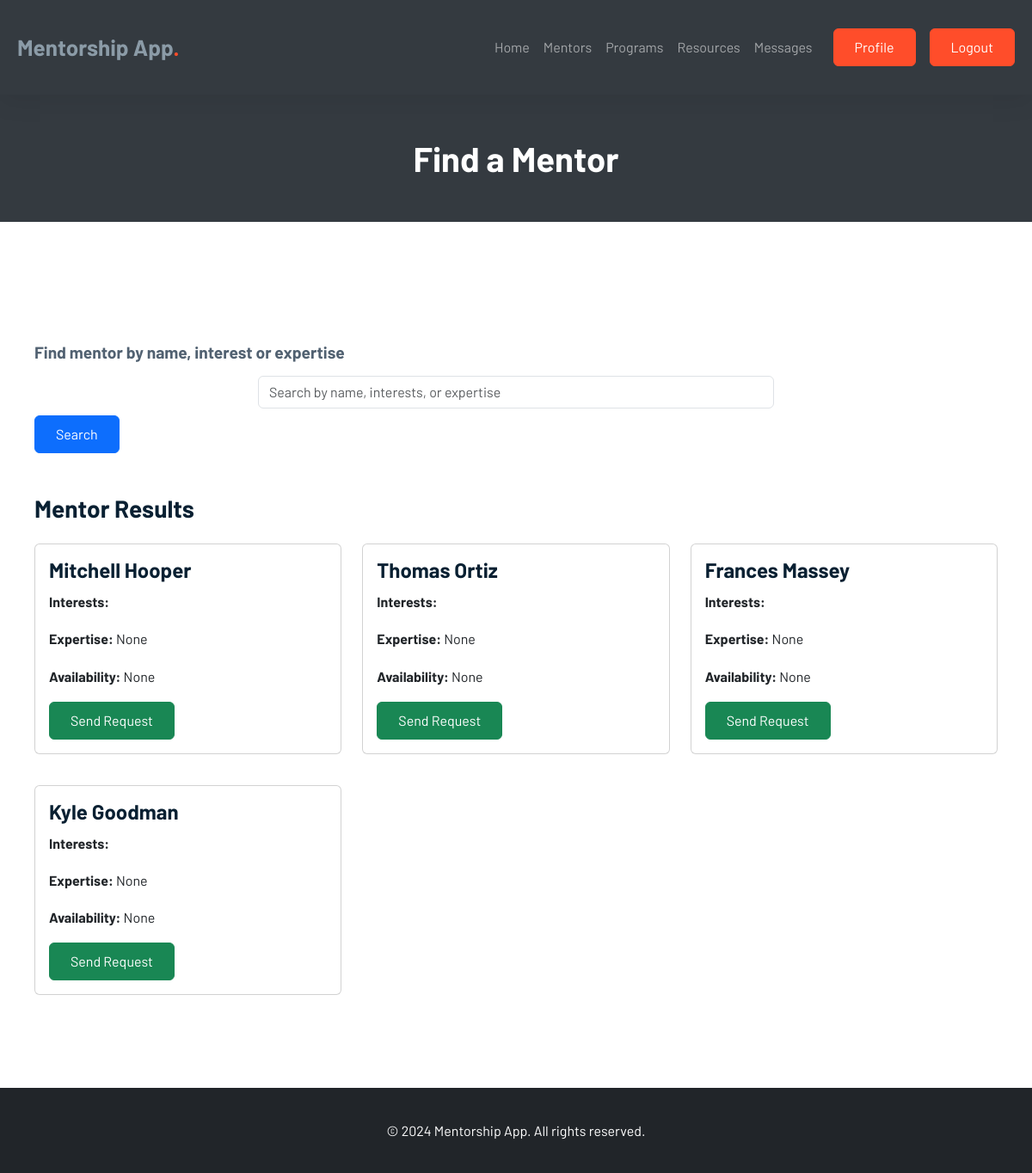
/mentees/find_mentor/, run on an earlier commit of the app's database.
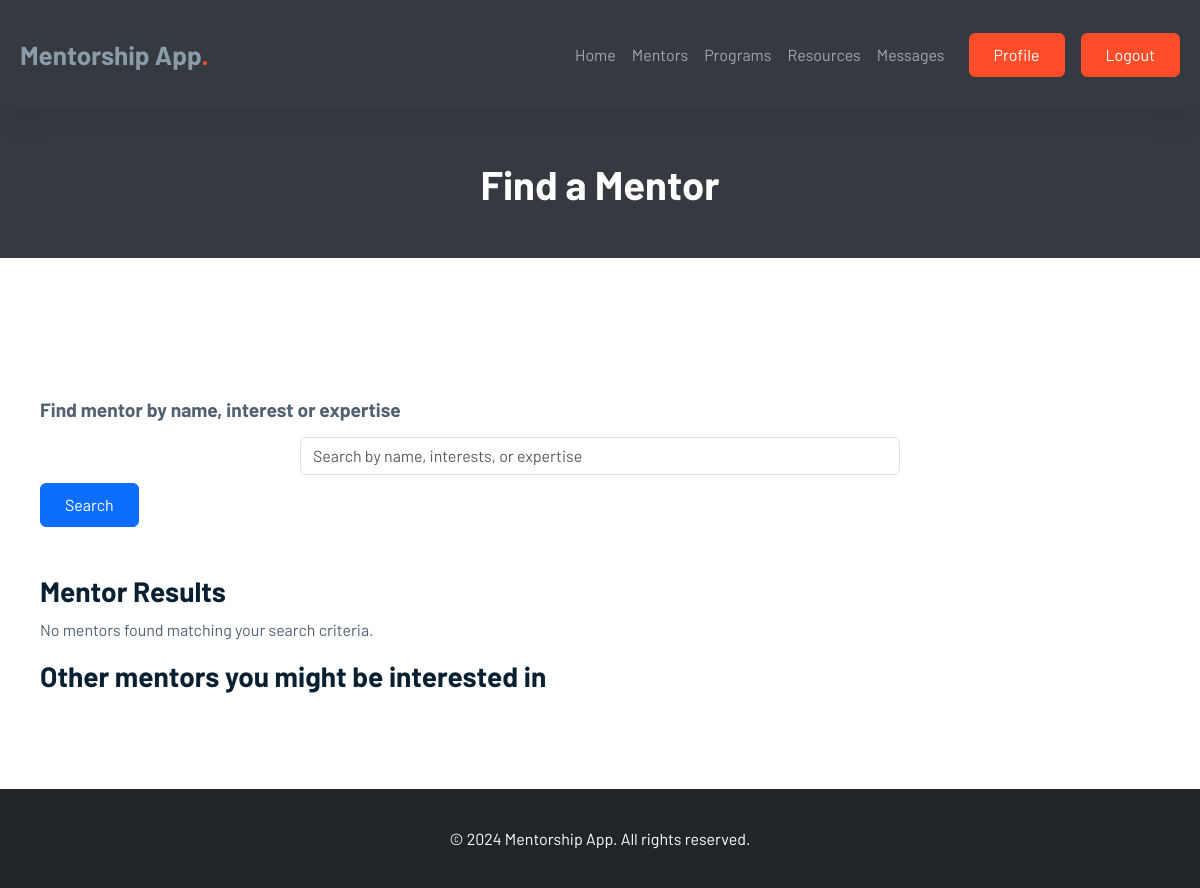
And on a later commit of the database.
### admin_mentor_app/models.py (models this page shows, shortened)
class User(AbstractBaseUser, PermissionsMixin):
    first_name = models.CharField(max_length=100)
    last_name = models.CharField(max_length=100)
    email = models.EmailField(unique=True)
    gender = models.CharField(max_length=10)
    nationality = models.CharField(max_length=50)
    dob = models.DateField(null=True, blank=True)  # Allow null values
    password = models.CharField(max_length=100)
    telephone = models.CharField(max_length=15)
    bio = models.CharField(max_length=250, null=True)
    dob = models.DateField()
    address = models.CharField(max_length=255)  # Added max_length
    telephone = models.CharField(max_length=50)
    expertise = models.CharField(max_length=255, null=True, blank=True)
    availability = models.CharField(max_length=15, null=True, blank=True)
    role_choices = [
        ("1", "Admin"),
        ("2", "Mentor"),
        ("3", "Mentee"),
    ]
    role = models.CharField(max_length=1, choices=role_choices)
    profile_picture = models.ImageField(
        upload_to="profile_pictures/", blank=True, null=True
    )
    id = models.AutoField(primary_key=True)
    last_login = models.DateTimeField(default=timezone.now)  # Added field
    is_active = models.BooleanField(default=True)  # Added field
    is_staff = models.BooleanField(default=False)  # Added field
    USERNAME_FIELD = 'email'
    REQUIRED_FIELDS = ['first_name', 'last_name']  # Fields required for creating a user
    objects = CustomUserManager()
    USERNAME_FIELD = "email"
    REQUIRED_FIELDS = ["first_name", "last_name"]

### mentees_app/views.py (the view)
# urls.py: path('find_mentor/', views.find_mentor, name='find_mentor'),
def find_mentor(request):
    query = request.GET.get('search', '')
    role_mentor = '2'
    filtered_mentors = []
    if query:
        filtered_mentors = User.objects.filter(
            Q(first_name__icontains=query) |
            Q(last_name__icontains=query),
            role=role_mentor
        )
    else:
        filtered_mentors = User.objects.filter(role=role_mentor)
    all_mentors = User.objects.filter(role=role_mentor)  # Get all mentors
    if request.method == 'POST':
        form = MenteeChallengeForm(request.POST)
        if form.is_valid():
            challenge = form.save(commit=False)
            challenge.mentee = request.user  # Assuming the user is logged in
            challenge.mentor = User.objects.get(id=request.POST.get('mentor_id'))
            challenge.save()
            messages.success(request, 'A request has been successfully sent to the mentor.')
            return redirect('mentees_app:find_mentor')
    else:
        form = MenteeChallengeForm()
    return render(request, 'mentees_app/find_a_mentor/find_mentor.html', {'mentors': filtered_mentors, 'all_mentors': all_mentors, 'form': form, 'query': query})

### mentees_app/forms.py
class MenteeChallengeForm(forms.ModelForm):
    class Meta:
        model = MenteeChallenge
        fields = ['challenge_1', 'challenge_2', 'challenge_3', 'challenge_4', 'challenge_5', 'description']

### admin_mentor_app/context_processors.py (called while the page is built)
def global_data(request):
    users = User.objects.all()
    mentorship_matches = MentorshipMatch.objects.all()
    messages = Message.objects.all()
    notifications = Notification.objects.all()
    schedules = Schedule.objects.all()
    progress = Progress.objects.all()
    goals = Goals.objects.all()
    evaluations = Evaluation.objects.all()
    unread_notifications = Notification.objects.count()
    notifications = Notification.objects.all()
    return {
        'global_users': users,
        'global_mentorship_matches': mentorship_matches,
        'global_messages': messages,
        'global_notifications': notifications,
        'global_schedules': schedules,
        'global_progress': progress,
        'global_goals': goals,
        'global_evaluations': evaluations,
        'unread_notifications' : unread_notifications,
        'notifications':notifications
    }

### mentees_app/templates/mentees_app/find_a_mentor/find_mentor.html (shortened to what this page needs)
{% extends "mentees_app/fixed/base.html" %}
{% block banner_title %}Find a Mentor{% endblock %}
{% block content %}
<div class="container mt-5">
    <div class="row">
        <div class="col-md-12">
            <form method="get" action="{% url 'mentees_app:find_mentor' %}">
                <label for="search" class="form-label">Find mentor by name, interest or expertise</label>
                <input type="text" name="search" placeholder="Search by name, interests, or expertise" value="{{ query }}" class="form-control" />
                <button type="submit" class="btn btn-primary mt-2">Search</button>
            </form>
            <div class="mt-5">
                <h3>Mentor Results</h3>
                {% if mentors %}
                    <div class="row">
                        {% for mentor in mentors %}
                            <div class="col-md-4 mt-3">
                                <div class="card">
                                    <div class="card-body">
                                        <h5 class="card-title">{{ mentor.first_name }} {{ mentor.last_name }}</h5>
                                        <p class="card-text"><strong>Interests:</strong> {{ mentor.interests }}</p>
                                        <p class="card-text"><strong>Expertise:</strong> {{ mentor.expertise }}</p>
                                        <p class="card-text"><strong>Availability:</strong> {{ mentor.availability }}</p>
                                        <button type="button" class="btn btn-success" data-bs-toggle="modal" data-bs-target="#requestModal" data-mentor-id="{{ mentor.id }}">
                                            Send Request
                                        </button>
                                    </div>
                                </div>
                            </div>
                        {% endfor %}
                    </div>
                {% else %}
                    <p>No mentors found matching your search criteria.</p>
                    <h3>Other mentors you might be interested in</h3>
                {% endif %}
            </div>
        </div>
    </div>
</div>
{% endblock %}

What changed in the data, as far as the page shows it:
removed User: first_name "Mitchell", last_name "Hooper", expertise "None", availability "None"
removed User: first_name "Thomas", last_name "Ortiz", expertise "None", availability "None"
removed User: first_name "Frances", last_name "Massey", expertise "None", availability "None"
removed User: first_name "Kyle", last_name "Goodman", expertise "None", availability "None"
Also different on the page:
text now shown: "No mentors found matching your search criteria. Other mentors you might be interested in"
